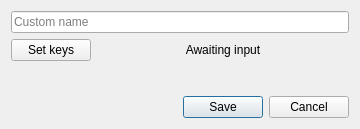
<?xml version="1.0" encoding="UTF-8"?>
<ui version="4.0">
 <class>AddFromTTS</class>
 <widget class="QDialog" name="AddFromTTS">
  <property name="geometry">
   <rect>
    <x>0</x>
    <y>0</y>
    <width>360</width>
    <height>129</height>
   </rect>
  </property>
  <property name="windowTitle">
   <string>Add from TTS</string>
  </property>
  <layout class="QVBoxLayout" name="verticalLayout_2">
   <item>
    <layout class="QVBoxLayout" name="verticalLayout">
     <item>
      <widget class="QLineEdit" name="leName">
       <property name="toolTip">
        <string/>
       </property>
       <property name="placeholderText">
        <string>Custom name</string>
       </property>
      </widget>
     </item>
     <item>
      <layout class="QHBoxLayout" name="horizontalLayout_2">
       <item>
        <widget class="QPushButton" name="bScanKeys">
         <property name="text">
          <string>Set keys</string>
         </property>
        </widget>
       </item>
       <item>
        <widget class="QLabel" name="lKeys">
         <property name="sizePolicy">
          <sizepolicy hsizetype="MinimumExpanding" vsizetype="Preferred">
           <horstretch>0</horstretch>
           <verstretch>0</verstretch>
          </sizepolicy>
         </property>
         <property name="text">
          <string>Awaiting input</string>
         </property>
         <property name="alignment">
          <set>Qt::AlignCenter</set>
         </property>
        </widget>
       </item>
      </layout>
     </item>
     <item>
      <spacer name="verticalSpacer">
       <property name="orientation">
        <enum>Qt::Vertical</enum>
       </property>
       <property name="sizeHint" stdset="0">
        <size>
         <width>20</width>
         <height>40</height>
        </size>
       </property>
      </spacer>
     </item>
    </layout>
   </item>
   <item>
    <layout class="QHBoxLayout" name="horizontalLayout">
     <property name="sizeConstraint">
      <enum>QLayout::SetMinimumSize</enum>
     </property>
     <item>
      <spacer name="horizontalSpacer">
       <property name="orientation">
        <enum>Qt::Horizontal</enum>
       </property>
       <property name="sizeHint" stdset="0">
        <size>
         <width>40</width>
         <height>20</height>
        </size>
       </property>
      </spacer>
     </item>
     <item>
      <widget class="QPushButton" name="bSave">
       <property name="text">
        <string>Save</string>
       </property>
       <property name="default">
        <bool>true</bool>
       </property>
      </widget>
     </item>
     <item>
      <widget class="QPushButton" name="bCancel">
       <property name="text">
        <string>Cancel</string>
       </property>
      </widget>
     </item>
    </layout>
   </item>
  </layout>
 </widget>
 <resources/>
 <connections/>
</ui>
